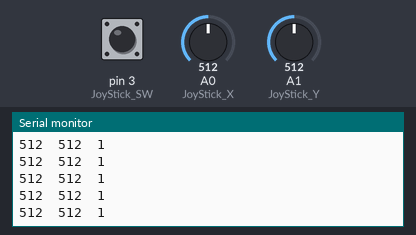
Bench run of a sketch on a simulated Arduino Uno, built with avr-gcc and run on an emulated ATmega328P. Shown: the last lines printed to the serial monitor. Inputs (shaded band) come from the test bench; at power-on: A0 (JoyStick_X) = 512, A1 (JoyStick_Y) = 512, pin 3 (JoyStick_SW) HIGH.

Above: at 1.2 s.
1.3 s: A0 (JoyStick_X) set to 716
At 1.31 s:
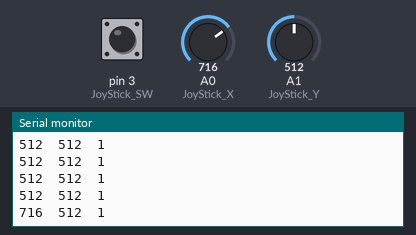
2.8 s: A1 (JoyStick_Y) set to 716
At 2.82 s:
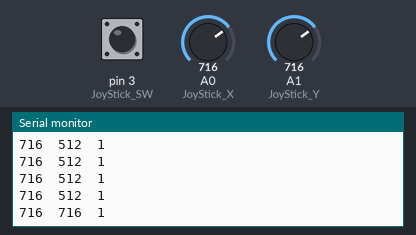
4.3 s: pin 3 (JoyStick_SW) pulled LOW for 0.15 s
At 4.33 s:
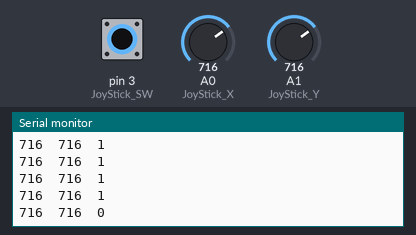
5.9 s: A0 (JoyStick_X) set to 900
At 5.94 s:
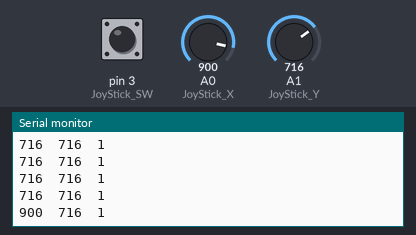
7.4 s: A1 (JoyStick_Y) set to 1023
At 7.45 s:
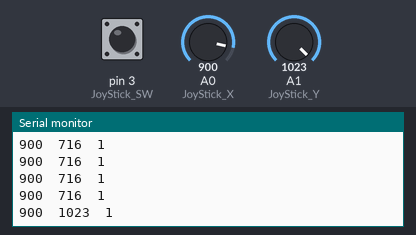
10.4 s: pin 3 (JoyStick_SW) pulled LOW for 1 s
At 10.47 s:
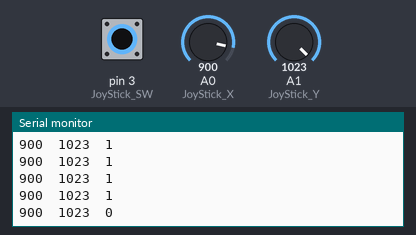
Timing chart, 0 to 13.4 s (numbered marks = the images above; inputs shaded):
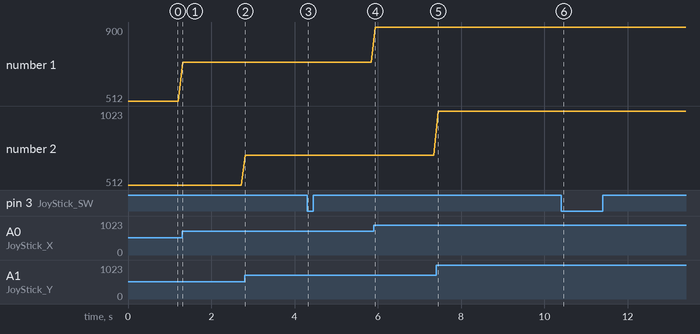

The sketch:

236_JoyStick.ino
```cpp
int JoyStick_X =A0;        // x축을 아날로그 A0핀에 연결
int JoyStick_Y =A1;        // y축을 아날로그 A1핀에 연결
int JoyStick_SW =3;        // 버튼스위치를3번 핀에 연결

void setup() {
  pinMode(JoyStick_SW, INPUT_PULLUP);   // 스위치에 내부 풀업저항 사용
  Serial.begin(9600);                   // 9600 속도로 시리얼 통신 시작
}


void loop() {
  int x, y, sw;

  x = analogRead(JoyStick_X);      // X축의 아날로그 값을 읽어 저장
  y = analogRead(JoyStick_Y);      // Y축의 아날로그 값을 읽어 저장
  sw = digitalRead(JoyStick_SW);   // 버튼 스위치의 상태 저장(0 or 1)

  Serial.print(x);              // X축 값 프린트하고 줄 바꿈 없음
  Serial.print("  ");
  Serial.print(y);              // Y축 값 프린트 하고 줄 바꿈 없음
  Serial.print("  ");
  Serial.println(sw);           // 버튼 상태(누르면 0, 안 누르면 1) 프린트하고 줄 바꿈
  delay(100);                   // 0.1초 대기
}
```

Measured:
- after the input at 1.3 s, the serial monitor: prints a new line at once (image 1)
- after the input at 2.8 s, the serial monitor: prints a new line at once (image 2)
- after the input at 4.3 s, the serial monitor: prints a new line at once (image 3)
- after the input at 5.9 s, the serial monitor: prints a new line at once (image 4)
- after the input at 7.4 s, the serial monitor: prints a new line after 0.05 s (image 5)
- after the input at 10.4 s, the serial monitor: prints a new line after 0.07 s (image 6)
- plotted number 1: 512 → 716 after the input at 1.3 s, 716 → 900 after the input at 5.9 s
- plotted number 2: 716 → 1023 after the input at 7.4 s
